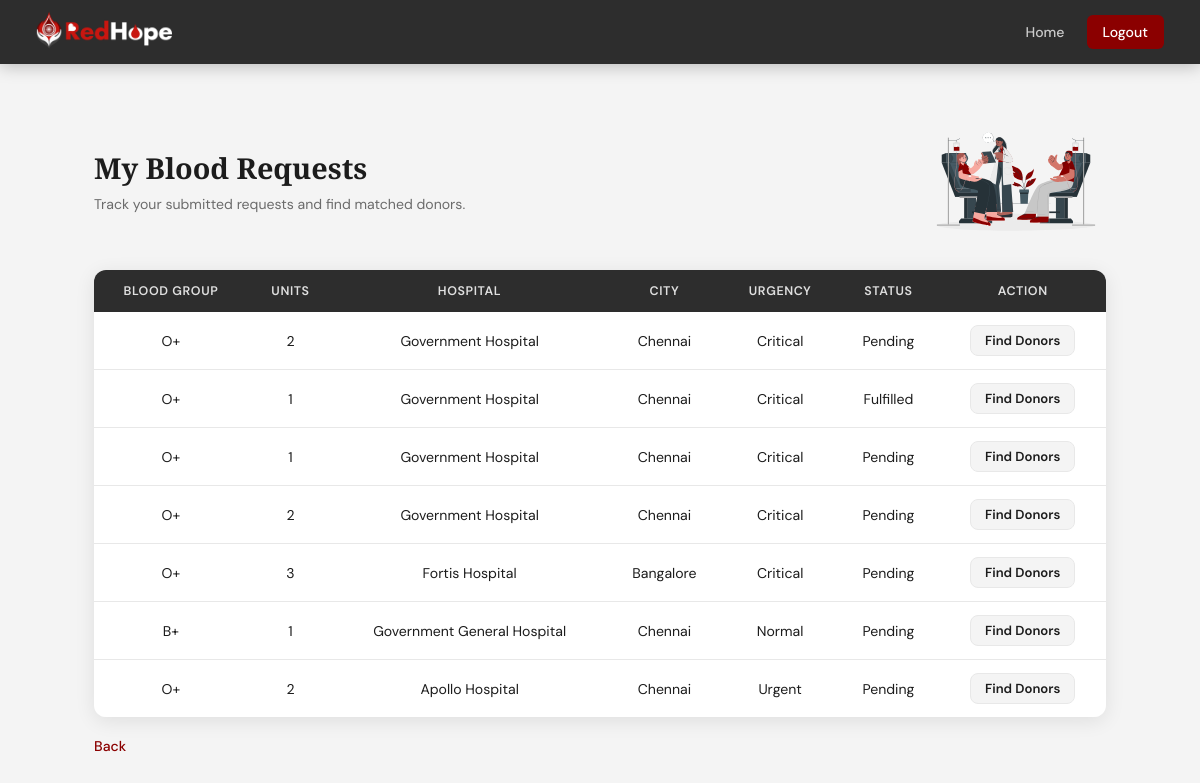
Page /my_requests (signed in) on the earlier database version.
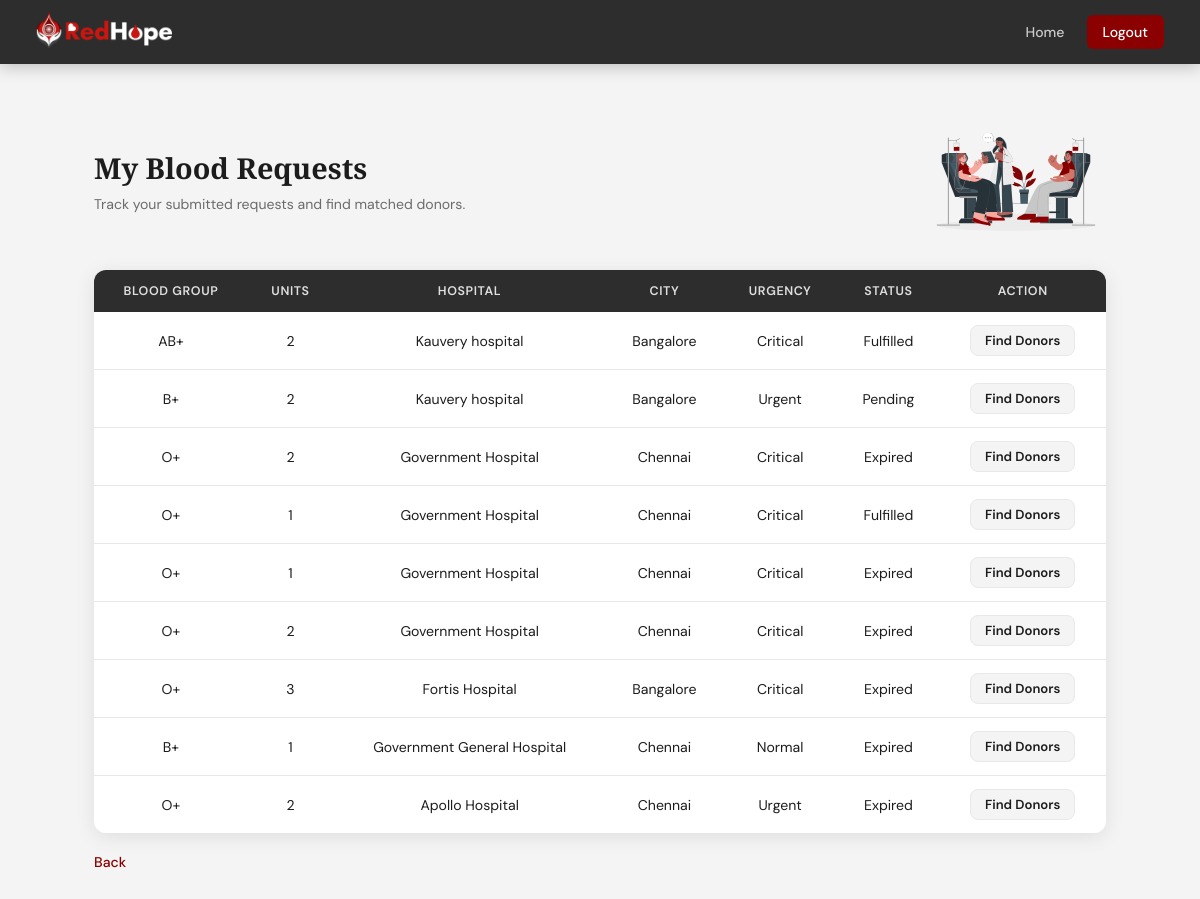
Same page on the later database version.
### tables this page shows
CREATE TABLE patient_requests (
        request_id INTEGER PRIMARY KEY AUTOINCREMENT,
        patient_id INTEGER,
        blood_group_needed TEXT NOT NULL,
        units_required INTEGER,
        hospital_name TEXT,
        city TEXT,
        urgency_level TEXT,
        request_date TIMESTAMP DEFAULT CURRENT_TIMESTAMP,
        status TEXT DEFAULT 'Pending', required_time TEXT,
        FOREIGN KEY (patient_id) REFERENCES users(id)
    );

### app.py (the view)
@app.route('/my_requests')
def my_requests():
    if 'user_id' not in session or session.get('role') != 'Patient':
        return redirect('/login')
    conn = create_connection()
    cursor = conn.cursor()
    cursor.execute("""
        UPDATE patient_requests
        SET status = 'Expired'
        WHERE status = 'Pending'
        AND request_date <= datetime('now', '-7 days')
    """)
    conn.commit()
    cursor.execute("SELECT * FROM patient_requests WHERE patient_id=? ORDER BY request_date DESC", (session['user_id'],))
    requests = cursor.fetchall()
    conn.close()
    return render_template('my_requests.html', requests=requests)

### database.py (called while the page is built)
def create_connection():
    conn = sqlite3.connect("redhope.db")
    return conn

### templates/my_requests.html
{% extends 'base.html' %}
{% block content %}
<div class="inner-page">
<div class="table-page">
    <div style="display: flex; align-items: center; justify-content: space-between; margin-bottom: 30px;">
        <div>
            <h1 style="margin-bottom: 8px;">My Blood Requests</h1>
            <p class="page-sub" style="margin-bottom: 0;">Track your submitted requests and find matched donors.</p>
        </div>
        <img src="{{ url_for('static', filename='images/hero5.svg') }}" alt="Community" style="height: 120px;">
    </div>
    {% if requests %}
    <div class="table-wrapper">
    <table class="data-table">
        <thead>
            <tr>
                <th>Blood Group</th><th>Units</th><th>Hospital</th>
                <th>City</th><th>Urgency</th><th>Status</th><th>Action</th>
            </tr>
        </thead>
        <tbody>
            {% for r in requests %}
            <tr>
                <td>{{ r[2] }}</td>
                <td>{{ r[3] }}</td>
                <td>{{ r[4] }}</td>
                <td>{{ r[5] }}</td>
                <td>{{ r[6] }}</td>
                <td>{{ r[8] }}</td>
                <td><a href="/match_donors/{{ r[0] }}" class="btn btn-secondary" style="width:auto; padding:6px 14px; font-size:0.82rem;">Find Donors</a></td>
            </tr>
            {% endfor %}
        </tbody>
    </table>
    </div>
    {% else %}
    <p>No blood requests submitted yet.</p>
    {% endif %}
    <a href="javascript:history.back()" class="back-link">Back</a>
</div>
</div>
{% endblock %}

### templates/base.html (shortened to what this page needs)
<!DOCTYPE html>
<html lang="en">
<head>
    <link rel="stylesheet" href="{{ url_for('static', filename='css/style.css') }}">
</head>
<body>
<nav>
    <div class="brand">
        <a href="/">
            <img src="{{ url_for('static', filename='images/redhope_name_logo.png') }}" alt="RedHope">
        </a>
    </div>
    <div class="nav-links">
        {% if session.get('user_id') %}
            {% set dash_paths = ['/donor_dashboard', '/patient_dashboard'] %}
            {% if request.path not in dash_paths %}
                <a href="/">Home</a>
            {% endif %}
            <a href="/logout" class="nav-btn">Logout</a>
        {% else %}
            {% if request.path == '/signup' %}
                <a href="/login">Login</a>
            {% else %}
                <a href="/signup" class="nav-btn">Sign Up</a>
            {% endif %}
        {% endif %}
    </div>
</nav>
{% block content %}{% endblock %}
</body>
</html>

### static/css/style.css (style rules this page uses)
:root { --red: #8B0000; --red-hover: #6d0000; --red-pale: #fff5f5; --dark: #1c1c1c; --charcoal: #2d2d2d; --gray: #6b6b6b; --gray-light: #f4f4f4; --border: #e8e8e8; --white: #ffffff; --shadow-sm: 0 2px 8px rgba(0, 0, 0, 0.06); --shadow: 0 4px 20px rgba(0, 0, 0, 0.09); --shadow-lg: 0 8px 40px rgba(0, 0, 0, 0.13); }
*, *::before, *::after { margin: 0; padding: 0; box-sizing: border-box; }
html, body { height: 100%; font-family: 'DM Sans', sans-serif; color: var(--dark); background: var(--white); -webkit-font-smoothing: antialiased; }
nav { position: fixed; top: 0; left: 0; right: 0; height: 64px; background: var(--charcoal); display: flex; align-items: center; justify-content: space-between; padding: 0 36px; z-index: 999; box-shadow: 0 2px 16px rgba(0, 0, 0, 0.25); }
nav .brand img { height: 48px; width: auto; max-width: 220px; object-fit: contain; transform: scale(1.6); transform-origin: left center; }
nav .nav-links { display: flex; align-items: center; gap: 6px; }
nav .nav-links a { font-size: 0.88rem; font-weight: 500; text-decoration: none; padding: 8px 16px; border-radius: 6px; transition: all 0.18s; color: rgba(255, 255, 255, 0.75); }
nav .nav-links a.nav-btn { background: var(--red); color: var(--white); }
.btn { display: inline-block; padding: 11px 24px; border: none; border-radius: 8px; font-size: 0.92rem; font-family: 'DM Sans', sans-serif; font-weight: 600; cursor: pointer; text-decoration: none; text-align: center; transition: all 0.18s; }
.btn-secondary { background: var(--gray-light); color: var(--dark); border: 1.5px solid var(--border); }
.inner-page { padding-top: 80px; min-height: 100vh; background: var(--gray-light); }
.table-page { max-width: 1060px; margin: 40px auto; padding: 0 24px 40px 24px; }
.table-page .table-wrapper { overflow-x: auto; border-radius: 12px; box-shadow: var(--shadow); }
.table-page h1 { font-family: 'Playfair Display', serif; font-size: 1.8rem; color: var(--dark); margin-bottom: 4px; }
.table-page .page-sub { color: var(--gray); font-size: 0.88rem; margin-bottom: 24px; }
.table-wrapper { border-radius: 12px; overflow: hidden; box-shadow: var(--shadow); }
.data-table { width: 100%; border-collapse: collapse; background: var(--white); min-width: 700px; table-layout: auto; }
.data-table th { background: var(--charcoal); color: rgba(255, 255, 255, 0.85); padding: 13px 16px; text-align: center; font-size: 0.78rem; font-weight: 600; text-transform: uppercase; letter-spacing: 0.6px; white-space: nowrap; }
.data-table td { padding: 13px 16px; border-bottom: 1px solid var(--border); font-size: 0.88rem; text-align: center; white-space: nowrap; color: var(--dark); }
.data-table tr:last-child td { border-bottom: none; }
.back-link { display: inline-block; margin-top: 20px; color: var(--red); font-size: 0.88rem; font-weight: 500; text-decoration: none; }

Differences in the rows shown:
added patient_requests: blood_group_needed "AB+", units_required "2", hospital_name "Kauvery hospital", city "Bangalore", urgency_level "Critical", status "Fulfilled"
added patient_requests: blood_group_needed "B+", units_required "2", hospital_name "Kauvery hospital", city "Bangalore", urgency_level "Urgent", status "Pending"
changed patient_requests (number 3 of 9 on the later page): status "Pending" → "Expired"
changed patient_requests (number 5 of 9 on the later page): status "Pending" → "Expired"
changed patient_requests (number 6 of 9 on the later page): status "Pending" → "Expired"
changed patient_requests "Fortis Hospital": status "Pending" → "Expired"
changed patient_requests "Government General Hospital": status "Pending" → "Expired"
changed patient_requests "Apollo Hospital": status "Pending" → "Expired"
